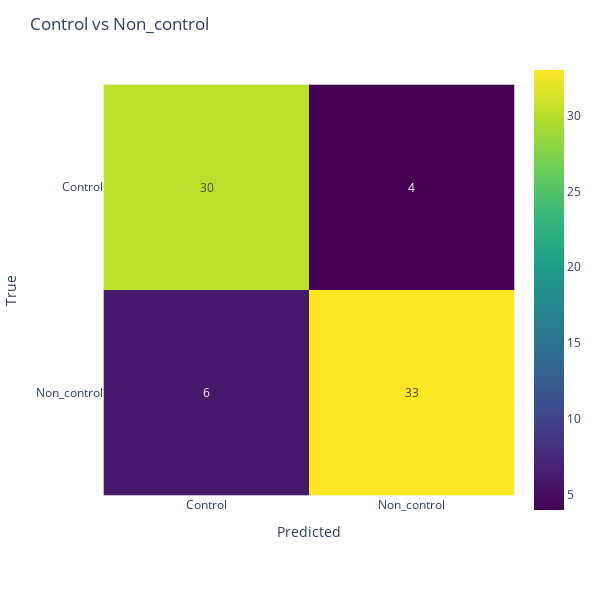

The notebook cell saved with this chart:
### Markdown cell above
### Control x Non Control

### Code cell
X_train, X_test, y_train, y_test = train_test_split(DATASETS["dataset_freq_no_enterovirus_control_masked"].data, DATASETS["dataset_freq_no_enterovirus_control_masked"].target, test_size=0.2, random_state=2)

classifiers = [
    LogisticRegression(random_state=42, max_iter=3000, C=0.1, solver="lbfgs", multi_class="multinomial",),
    LogisticRegression(random_state=43, max_iter=3000, C=0.1, solver="lbfgs", multi_class="multinomial"),
    #KNeighborsClassifier(n_neighbors=5),
    MLPClassifier(random_state=46, hidden_layer_sizes=([300, 200, 15]), max_iter=3000, activation="relu", solver= "adam", verbose=False, early_stopping=False, learning_rate='adaptive', learning_rate_init=0.001, alpha=0.01,),
    MLPClassifier(random_state=47, hidden_layer_sizes=([300, 200, 15]), max_iter=3000, activation="relu", solver= "adam", verbose=False, early_stopping=False, learning_rate='adaptive', learning_rate_init=0.001, alpha=0.01,),
]

clf_weights = [1, 1, 1, 1]
voting_clf = VotingClassifier(estimators=[(f"clf_{i}", clf) for i, clf in enumerate(classifiers)], voting="soft", 
                                n_jobs=-1, weights=clf_weights)

pipeline = Pipeline([
    ("scaler", StandardScaler()),
    ("clf", voting_clf)
])

pipeline.fit(X_train, y_train)
y_pred = pipeline.predict(X_test)
print("TEST Accuracy: ", accuracy_score(y_test, y_pred))
make_confusion_matrix(y_test, y_pred, voting_clf, title = "Control vs Non_control")

### Figure 1 — Plotly figure (JSON) as saved in the notebook; plotly's stock layout.template omitted (floating-point values rounded to 4 significant figures)
{"data": [{"coloraxis": "coloraxis", "hovertemplate": "Predicted: %{x}<br>True: %{y}<br>color: %{z}<extra></extra>", "name": "0", "texttemplate": "%{z}", "type": "heatmap", "x": ["Control", "Non_control"], "xaxis": "x", "y": ["Control", "Non_control"], "yaxis": "y", "z": [[30, 4], [6, 33]]}], "layout": {"coloraxis": {"colorscale": [[0, "#440154"], [0.1111, "#482878"], [0.2222, "#3e4989"], [0.3333, "#31688e"], [0.4444, "#26828e"], [0.5556, "#1f9e89"], [0.6667, "#35b779"], [0.7778, "#6ece58"], [0.8889, "#b5de2b"], [1, "#fde725"]]}, "height": 600, "margin": {"t": 60}, "title": {"text": "Control vs Non_control"}, "width": 600, "xaxis": {"anchor": "y", "constrain": "domain", "domain": [0, 1], "scaleanchor": "y", "side": "bottom", "title": {"text": "Predicted"}}, "yaxis": {"anchor": "x", "autorange": "reversed", "constrain": "domain", "domain": [0, 1], "title": {"text": "True"}}}}
